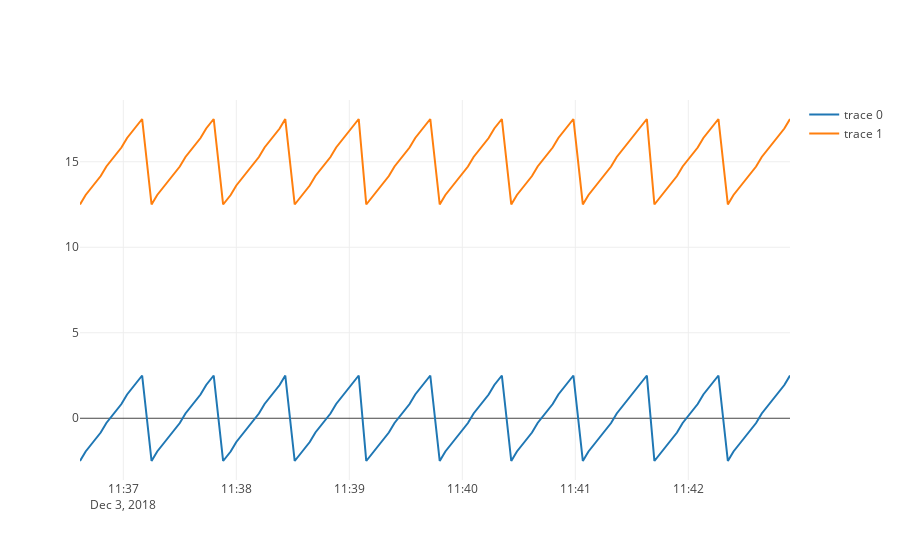

This figure's notebook cell:
### Code cell
trace1 = go.Scatter(x=df3.DATETIME,y=df3.AX1_PAT)
trace2 = go.Scatter(x=df3.DATETIME,y=df3.AX1_DEG)

data = [trace1,trace2]

iplot(data, filename="ax1_vs_time")
